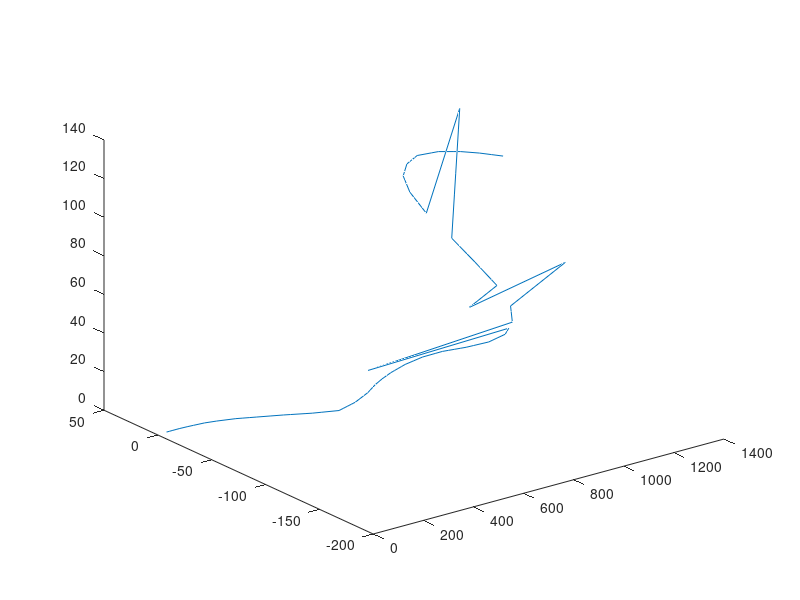

Here is the MATLAB script that generated this plot:
clear all;
close all;
position93 = [ 6.686988131				-6.513800349				2.943541465
              14.33957766				-7.675797857				3.41899758
              21.99216719				-8.837795366				3.894453696
              29.64475673				-9.999792874				4.369909812
              37.29734626				-11.16179038				4.845365927
              56.86875686				-14.67471929				6.129347029
              68.78757793				-17.02565068				6.937872014
              80.70639899				-19.37658208				7.746397
              92.62522006				-21.72751347				8.554921985
             116.520924				-27.49964102				10.17050937
             152.354637				-36.97673267				12.59489966
             164.2926462				-40.68169677				13.40370256
             176.2306553				-44.38666086				14.21250547
            188.1686644				-48.09162496			    15.02130837
            210.1714802				-55.3658223				    16.64496516
            232.174296				-62.64001964				18.26862194
            244.1565348				-66.53657856				19.0814631
            268.1210125				-74.32969641				20.70714541
            280.1032513				-78.22625533				21.51998657
            295.6968271				-82.8895665				    22.62407033
            326.8839787				-92.21618884				24.83223785
            339.6197606				-93.00742593				25.65791627
            352.3555425				-93.79866302				26.48359468
            365.0913243				-94.5899001				    27.3092731
            377.8271062		    	-95.38113719			    28.13495151
            410.9517007				-95.46077837				30.31382866
            427.513998				-95.50059896				31.40326724
            439.6197074				-94.97482044				32.21541989
            451.7254168				-94.44904193				33.02757255
            463.8311262				-93.92326341				33.8397252
            492.8480764				-93.56421343				35.72959003
            509.7593171				-93.73094196				36.80730222
            526.6705579				-93.8976705				    37.8850144
            538.1839598				-94.51611835				38.69531256
            549.6973618				-95.1345662				39.50561073
            561.2107637				-95.75301405				40.31590889
            572.7241656				-96.3714619				41.12620705
            597.6659502				-98.64385295				42.75283814
            610.1368424				-99.78004848				43.56615368
            622.6077347				-100.916244				44.37946922
            653.7348974				-105.989769				46.52996669
            669.2984787				-108.5265315				47.60521543
            681.283153				-111.2438511				48.41678161
            693.2678272				-113.9611706				49.2283478
            705.2525015				-116.6784902				50.03991398
            717.2371757				-119.3958097				50.85148016
            734.3461491				-122.4169076				51.94343087
            768.5640959				-128.4591034				54.12733229
            780.7375503				-129.445106				54.95180695
            792.9110046				-130.4311086				55.77628161
            817.2579133				-132.4031138				57.42523093
            829.6422104				-131.1847169				58.24585191
            842.0265074				-129.9663199				59.06647288
            854.4108045				3.65519085				2.461862925
            866.7951015				-127.529526				60.70771483
            899.3535648				-118.8358503				62.90555177
            915.6327964				-114.4890124				64.00447024
            926.3430093				-137.4556257				80.83565675
            937.0532222				-160.4222389				97.66684325
            947.763435				-68.89983977				50.49355952
            958.4736479				-91.86645302				67.32474602
            968.063474				-84.50689635				68.14604087
            987.2431261				-69.78778302				69.78863056
            996.8329521				-62.42822635				70.6099254
            1009.241995				-52.38122507				71.69608756
            1021.651037				-42.33422378				72.78224972
            1034.06008				-32.2872225				73.86841188
            1045.134575				-32.19256187				95.89686417
            1050.671823				-32.14523156				106.9110903
            1061.746319				-32.05057093				128.9395426
            1067.283566				-32.00324062				139.9537687
            1072.820814				0.331312198		        	77.09958301
            1082.872727				6.495361034				77.89691254
            1092.92464				12.65940987				78.69424207
            1102.976553				18.8234587				79.4915716
            1113.028466				24.98750754				80.28890113
            1133.458048				32.83740787				81.74840474
            1143.672839				36.76235804				82.47815654
            1153.88763				40.6873082				83.20790834
            1168.615627				42.95991997				84.18260225
            1198.071622				47.50514351				86.13199007
            1208.347997				47.49975104				86.86203324
            1218.624373				47.49435857				87.5920764
            1228.900748				47.48896609				88.32211957
            1239.177123		    	47.48357362				89.05216273
            1268.420452				41.15077552				91.00155428
            1283.042117				37.98437647				91.97625005
            1293.786459				33.68492956				92.70489297
            1304.530802				29.38548265				93.43353589
            1315.275144				25.08603574				94.16217881
            1337.285637				12.45900043				95.85079203
            1348.551787				4.131412024				96.81076232
            1359.817938				-4.196176379				97.77073262];
        
      



plot3(position93(:,1),position93(:,2),position93(:,3))